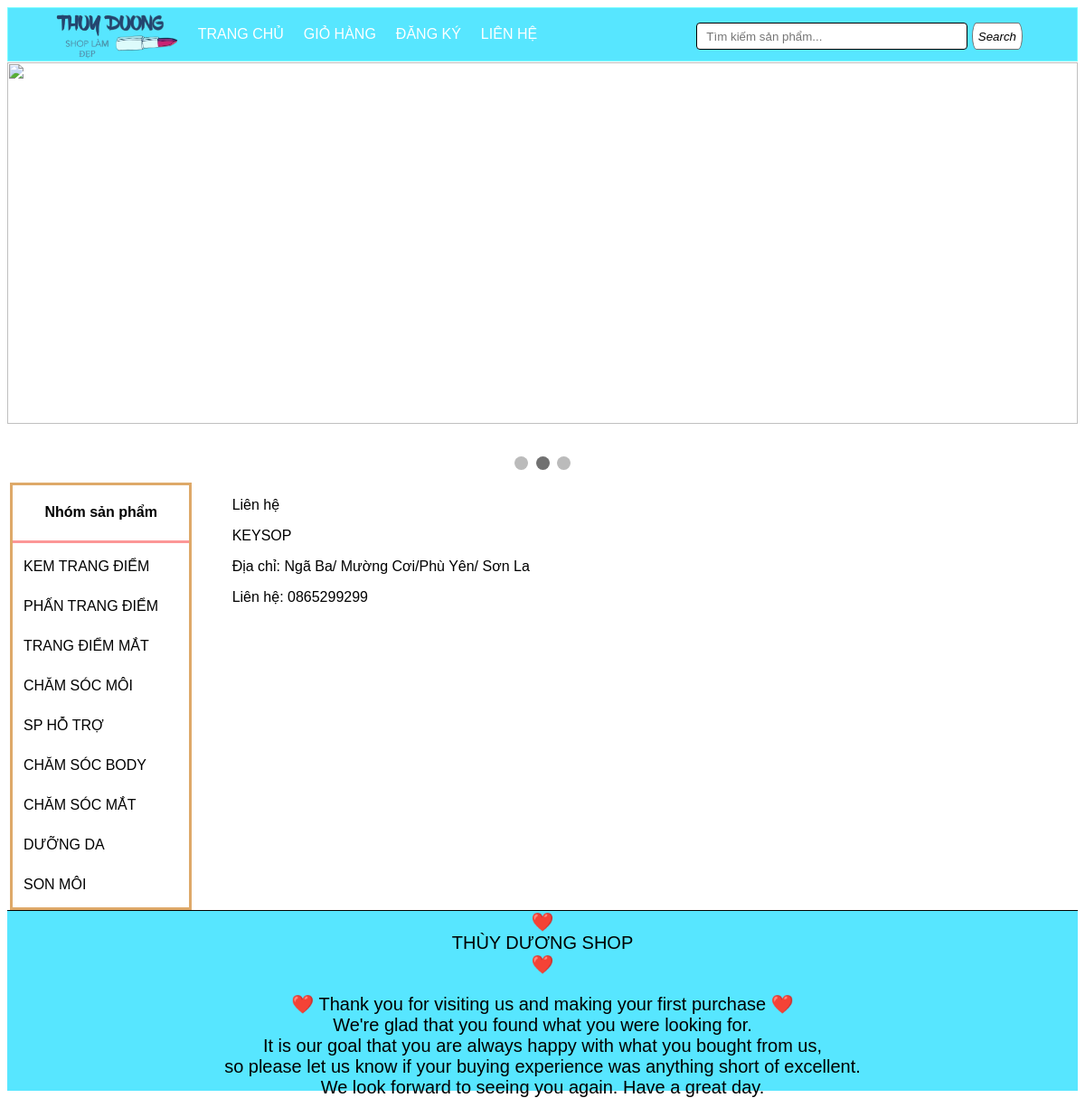
Screenshot of /index.php?quanly=lienhe with the database file from the repository.
### tables this page shows
CREATE TABLE `tbl_danhmuc` (
  `id_danhmuc` int(11) NOT NULL,
  `tendanhmuc` varchar(100) NOT NULL,
  `thutu` int(11) NOT NULL
);

CREATE TABLE `tbl_lienhe` (
  `id` int(11) NOT NULL,
  `thongtinlienhe` text NOT NULL
);

### pages/main/lienhe.php (the view)
<p>Liên hệ</p>
<?php
	$sql_lh = "SELECT * FROM tbl_lienhe WHERE id=1";
	$query_lh = mysqli_query($mysqli,$sql_lh);
?>
	<?php
	 	while($dong = mysqli_fetch_array($query_lh)) {
	 	?>
 			<p><?php echo $dong['thongtinlienhe'] ?></p>
	  <?php
		}
	  ?>

### pages/sidebar/sidebar.php
<div class="sidebar">
				<h4 style="text-align:center">Nhóm sản phẩm</h4>
				<ul class="list_sidebar">
					<?php
						$sql_danhmuc = "SELECT * FROM tbl_danhmuc ORDER BY id_danhmuc DESC";
						$query_danhmuc = mysqli_query($mysqli,$sql_danhmuc);
						while($row = mysqli_fetch_array($query_danhmuc)){
					?>
					<li style="text-transform: uppercase;"><a href="index.php?quanly=danhmucsanpham&id=<?php echo $row['id_danhmuc'] ?>"><?php echo $row['tendanhmuc'] ?></a></li>
					<?php
					}
					?>
				</ul>
			</div>

### css/style.css (style rules this page uses)
.sidebar { border:3px solid #dea969; height: auto; width: 17%; margin-top:5px; margin-left:3px; float: left; }
ul.list_sidebar { padding: 0; margin: 0; width: 100%; border-top: 3px solid #fc9797; list-style: none; line-height: 27px; }
ul.list_sidebar li a { text-decoration: none; text-align: left; color: #000000 ; display: block; }
ul.list_sidebar li { margin: 7px; padding: 5px; }

### css/header.css (style rules this page uses)
* { box-sizing: border-box; }
body { font-family: Verdana, sans-serif; }

### rows the page displays
tbl_danhmuc: tendanhmuc "KEM TRANG ĐIỂM"
tbl_danhmuc: tendanhmuc "PHẤN TRANG ĐIỂM"
tbl_danhmuc: tendanhmuc "TRANG ĐIỂM MẮT"
tbl_danhmuc: tendanhmuc "CHĂM SÓC MÔI"
tbl_danhmuc: tendanhmuc "SP HỖ TRỢ"
tbl_danhmuc: tendanhmuc "CHĂM SÓC BODY"
tbl_danhmuc: tendanhmuc "CHĂM SÓC MẮT"
tbl_danhmuc: tendanhmuc "DƯỠNG DA"
tbl_danhmuc: tendanhmuc "SON MÔI"
tbl_lienhe: thongtinlienhe "KEYSOP Địa chỉ: Ngã Ba/ Mường Cơi/Phù Yên/ Sơn La Liên hệ: 0865299299"
